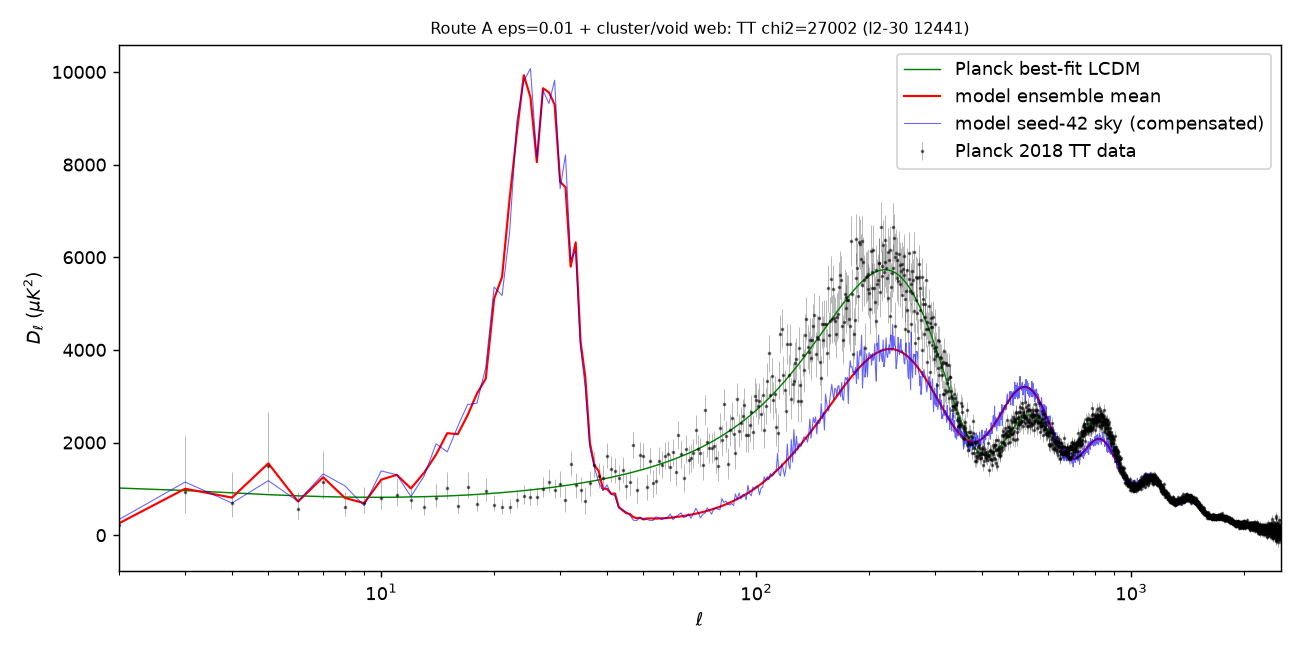

The Python source for this figure:
# Phase5 web test: TT of Route A eps=0.01 + web compensation vs Planck, l=2..2500. LOG=1 -> log l axis (TT_web_plot_log.py is the same code).
import json,os,numpy as np,matplotlib;matplotlib.use('Agg');import matplotlib.pyplot as plt
O='/workspace/coepdf/joint_solve/phase5/';b=json.load(open(O+'web/tt_web.json'));t=b['tag'];z=np.load(O+f'p6_{t}.npz');LOG=os.environ.get('LOG','0')=='1'
D,Drc,Lt,Pf=z['D'],z['Drc'],z['Lt'],z['Pf'];l=np.arange(len(D));m=(l>=2)&(l<=2500)
fig,ax=plt.subplots(figsize=(10,5));ax.errorbar(Pf[:,0],Pf[:,1],yerr=[Pf[:,2],Pf[:,3]],fmt='k.',ms=2,elinewidth=0.3,alpha=0.5,label='Planck 2018 TT data');ax.plot(np.arange(len(Lt))[2:2501],Lt[2:2501],'g-',lw=0.8,label='Planck best-fit LCDM')
ax.plot(l[m],D[m],'r-',lw=1.2,label='model ensemble mean');ax.plot(l[m],Drc[m],'b-',lw=0.6,alpha=0.6,label='model seed-42 sky (compensated)')
ax.set_xlim(2,2500);ax.set_xlabel('$\\ell$');ax.set_ylabel('$D_\\ell$ ($\\mu K^2$)')
if LOG:ax.set_xscale('log')
ax.set_title(f"Route A eps=0.01 + cluster/void web: TT chi2={b['TT']:.0f} (l2-30 {b['TT_2_30']:.0f})",fontsize=9)
ax.legend();plt.tight_layout();plt.savefig(O+('web/TT_web_plot_log.png' if LOG else 'web/TT_web_plot.png'),dpi=130)
